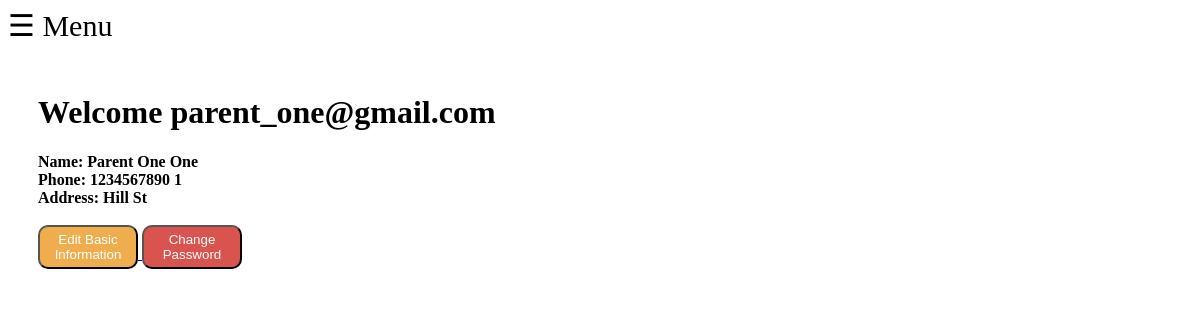
The page /parents/index.php (signed in) on the database its author committed.
### tables this page shows
CREATE TABLE `parents` (
  `id` int(11) NOT NULL,
  `role_id` int(11) NOT NULL,
  `email` varchar(255) NOT NULL,
  `parent_name` varchar(40) NOT NULL,
  `phone` varchar(255) NOT NULL,
  `address` varchar(255) NOT NULL,
  `postcode` varchar(255) NOT NULL,
  `password` char(60) NOT NULL,
  `active` int(11) NOT NULL DEFAULT '0'
);

### core/init.php (called while the page is built, shortened)
<?php
    include 'DB/DB.php';
    include 'function/general.php';
    if(loggedIn() === true) {
        $username_from_session = $_SESSION['username'];
        $roleId_from_session = $_SESSION['role_id'];
        $userData = getUserData($username_from_session, $roleId_from_session);
    }
 ?>

### core/DB/DB.php (called while the page is built, shortened)
<?php
    if($_SERVER['SERVER_NAME'] == 'localhost') {
        $host = "localhost";
        $dbName = "pdocourse";
        $dbusername = "root";
        $dbpassword = "";
    } else {
        $host = "localhost";
        $dbName = "sekti92_pdocourse";
        $dbusername = "crimson";
        $dbpassword = "crimson";
    }
    function connect() {
        global $host;
        global $dbName;
        global $dbusername;
        global $dbpassword;
        try {
            $pdo = new PDO("mysql:host=".$host.";dbname=".$dbName."", $dbusername, $dbpassword);
            $pdo->setAttribute(PDO::ATTR_ERRMODE, PDO::ERRMODE_EXCEPTION);
            $pdo->setAttribute(PDO::ATTR_DEFAULT_FETCH_MODE, PDO::FETCH_OBJ);
            $pdo->setAttribute(PDO::ATTR_EMULATE_PREPARES, false);
            return $pdo;
        } catch (PDOException $e) {
            return false;
        }
    }
    function query($query, $params = array()) {
        $stmt = connect()->prepare($query);
        $stmt->execute($params);
        if(explode(' ', $query)[0] == 'SELECT'){
            $data = $stmt->fetchAll();
            return $data;
        } else {
            return ($stmt) ? true : false;
        }
    }
 ?>

### core/function/general.php (called while the page is built, shortened)
<?php
    function getUserData($username, $roleId) {
        $userData = '';
        if($roleId == 2) {
            $userData = query('SELECT * FROM parents WHERE email = :email', array('email' => $username));
        }
        return $userData;
    }
 ?>

### parents/index.php (the view, shortened to what this page needs)
<?php
    include '../core/init.php';
    include '../inc/loggedIn_header.php';
    include '../inc/loggedIn_nav.php';
 ?>
    <main id="main-content">
        <h1>Welcome <?= $userData[0]->email ?></h1>
        <label>
            <b>Name: <?= $userData[0]->parent_name ?></b>
        </label><br>
        <label>
            <b>Phone: <?= $userData[0]->phone ?></b>
        </label><br>
        <label>
            <b>Address: <?= $userData[0]->address ?></b>
        </label><br><br>
        <label>
            <a href="editBasicInfo.php">
                <button class="edit" style="padding: 5px;">Edit Basic Information</button>
            </a>
            <a href="changePassword.php">
                <button class="delete" style="padding: 5px;">Change Password</button>
            </a>
        </label>
    </main>
<?php
    include '../inc/loggedIn_footer.php';
 ?>

### assets/css/slide.css (style rules this page uses)
.edit { width: 100px; background: #f0ad4e; color: #fff; border-color: 1px solid #fff; border-radius: 10px; }
.delete { width: 100px; background: #d9534f; color: #fff; border-color: 1px solid #fff; border-radius: 10px; }
.menu { overflow-x: scroll; position: relative; left: 0; }
.nav-menu, .menu { -webkit-transition: left 0.2s ease; -moz-transition: left 0.2s ease; transition: left 0.2s ease; }
main { padding: 30px; }

### rows shown on the page
parents: email "parent_one@gmail.com", parent_name "Parent One One", phone "1234567890 1", address "Hill St"
